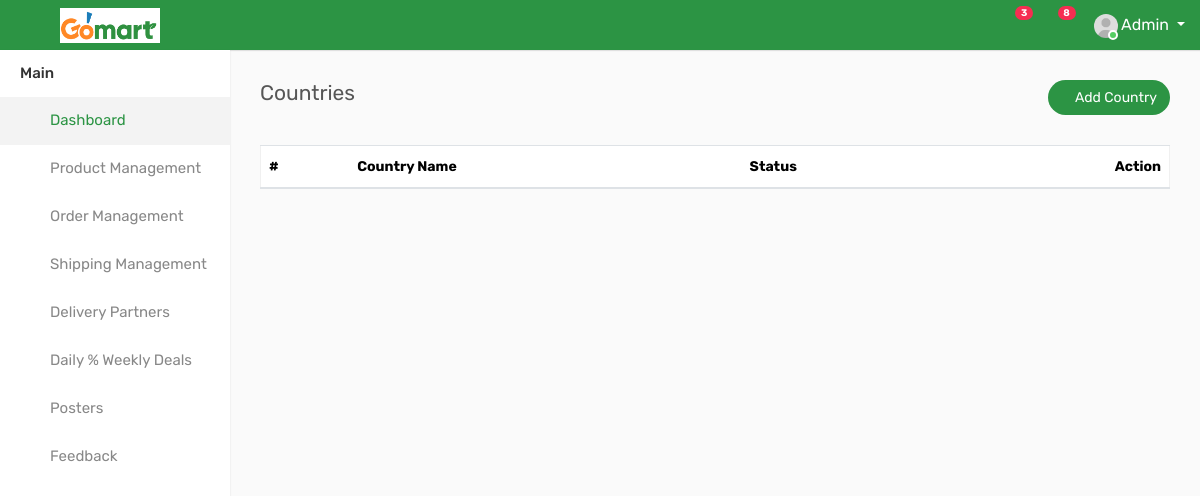
/country/, run on an earlier commit of the app's database.
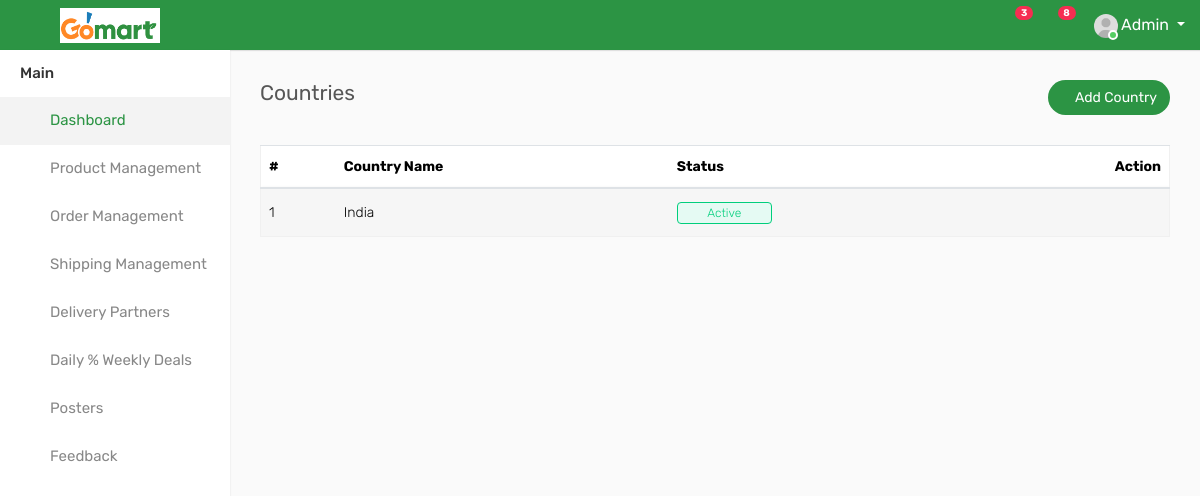
And on a later commit of the database.
### GoApp/models.py (models this page shows, shortened)
class tbl_Country(models.Model):
    name = models.CharField(max_length=100)
    status = models.CharField(max_length=50)

### GoApp/views.py (the view)
# urls.py: path("country/", views.country),
@never_cache
def country(request):
    d = tbl_Country.objects.all()
    return render(request, "country.html", {"d": d})

### templates/country.html (shortened to what this page needs)
{% include 'left_nav.html' %}
        <div class="page-wrapper">
            <div class="content">
                <div class="row">
                    <div class="col-sm-5 col-5">
                        <h4 class="page-title">Countries</h4>
                    </div>
                    <div class="col-sm-7 col-7 text-right m-b-30">
                        <a href="/add_country" class="btn btn-primary btn-rounded"><i class="fa fa-plus"></i> Add Country</a>
                    </div>
                </div>
                <div class="row">
                    <div class="col-md-12">
                        <div class="table-responsive">
                            <table class="table table-striped custom-table mb-0 datatable">
                                <thead>
                                    <tr>
                                        <th>#</th>
                                        <th>Country Name</th>
                                        <th>Status</th>
                                        <th class="text-right">Action</th>
                                    </tr>
                                </thead>
                                <tbody>
                                {% for i in d %}
                                    <tr>
                                        <td>{{forloop.counter}}</td>
                                        <td>{{i.name}}</td>
										<td><span class="custom-badge status-green">{{i.status}}</span></td>
                                        <td class="text-right">
                                            <div class="dropdown dropdown-action">
                                                <a href="#" class="action-icon dropdown-toggle" data-toggle="dropdown" aria-expanded="false"><i class="fa fa-ellipsis-v"></i></a>
                                            </div>
                                        </td>
                                    </tr>
                                {% endfor %}
                                </tbody>
                            </table>
                        </div>
                    </div>
                </div>
            </div>
        </div>

What changed in the data, as far as the page shows it:
added tbl_Country: name "India", status "Active"
